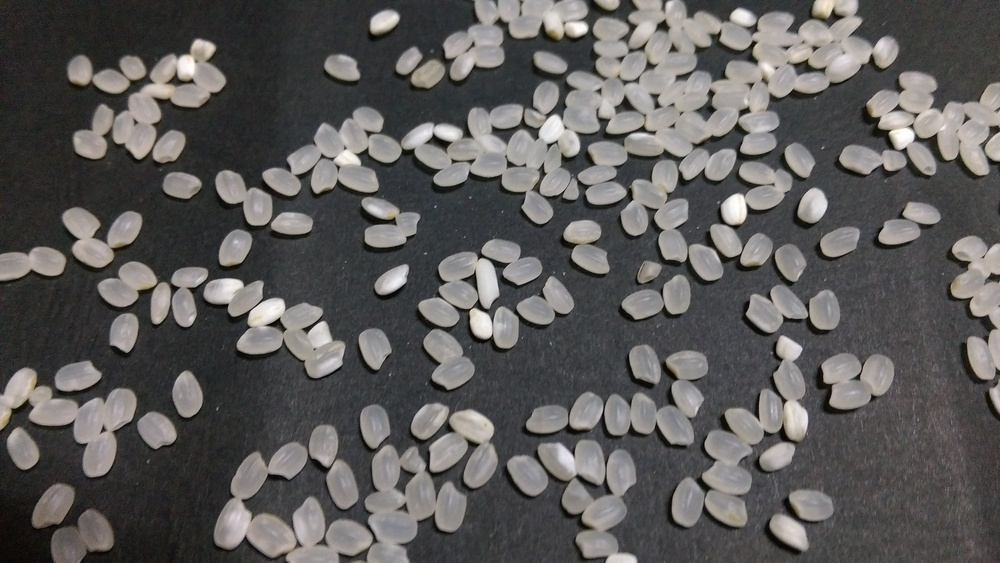
#> input picture rice_data/IMAG1565[275].jpg, 1000 x 563 px, shrunk from 4208 x 2368 before the run
$ python watershed-main.py   (Python 2 division)   (older library calls are emulated)
#> lines starting #> are read from the running program, lines starting #| are printed output that depends on the picture; after the words box and inside, x2 and y2 are one past the last pixel; in counts of white or black regions, pixels touching at a corner belong together
#http://www.pyimagesearch.com/2015/11/02/watershed-opencv/
from skimage.feature import peak_local_max
from skimage.morphology import watershed
from scipy import ndimage
from matplotlib import pyplot as plt
import numpy as np
import argparse
import cv2
import os,sys
import time

# construct the argument parse and parse the arguments
#ap = argparse.ArgumentParser()
#ap.add_argument("-i", "--image", required=True,
        #help="path to input image")
#args = vars(ap.parse_args())

# load the image and perform pyramid mean shift filtering
# to aid the thresholding step

input_path = os.getcwd() + "/rice_data/"
#input_path = os.getcwd() + "/"
output_path = os.getcwd() + "/Output/watershed-part/"
#output_path = os.getcwd() + "/"
#method
TF_show = True
TF_write = False
TF_global_equalization = False
TF_median_filter = False
TF_remove_counted = False
TF_ignore_background = True
TF_find_average_r = True
TF_count_edge = False

only_show = ('False' , 'IMAG1565[275].jpg')[1]

#parameter
n_part = 4
circle_color = (0, 255, 0)
GREEN = (0,255,0)
BLUE = (255,0,0)
RED = (0,0,255)
WHITE = (255,255,255)
BLACK = (0,0,0)
median_f = 25

switch_color = [(255,0,0),(0,255,0),(0,0,255),(255,255,0),(0,255,255),(255,0,255),(255,125,125),(125,255,125),(125,125,255),(255,255,125),(125,255,255),(255,125,255),(125,0,125),(0,125,125),(125,125,0)]


PyrMeanShift_time = 0
Color2gray_time = 0
Localmaxmin_time = 0
Threshold_time = 0
Mix_time = 0
Draw_circle_time = 0


for i,fileName in enumerate(os.listdir(input_path)):

    dele = []
    circle = []
    circle_r = (0,0)
    rice_number = 0

    if(only_show!='False'):
	if i > 0:
	    break
	fileName = only_show

    if(fileName[-3:]!='jpg' and fileName[-3:]!='JPG' and fileName[-3:]!='jpeg'):
	print "Wrong format file: "+fileName
	continue

    start_time = time.time()
    r_list_local = []
    r_list = []
    position_list = []
    edge_number = []

    print fileName

    #image_ori = cv2.resize(cv2.imread(input_path+fileName), (0,0), fx=0.3, fy=0.3)

    image_ori = cv2.imread(input_path+fileName)
#> image_ori is the input picture: shape (563, 1000, 3); mean B, G, R 90.2, 91.3, 93.1
    image_color_part = image_ori.copy()

    if(TF_global_equalization):
	image_ori = global_equalization(image_ori)


    t2_img = image_ori.copy()

    tmp_img = image_ori.copy()

    if(TF_median_filter):
	tmp_img = cv2.medianBlur(tmp_img,median_f)

    image_gray = cv2.cvtColor(image_ori, cv2.COLOR_BGR2GRAY)


    #find max and min value of gray image
    max_value = np.amax(image_gray)
#> max_value = 255
    min_value = np.amin(image_gray)
#> min_value = 0

    height_ori,width_ori,channel_ori = image_ori.shape
#> height_ori = 563; width_ori = 1000; channel_ori = 3

    #contour_image = np.zeros((height_ori,width_ori), np.uint8)

    shifted = np.zeros((height_ori,width_ori,3), np.uint8)
    thresh = np.zeros((height_ori,width_ori), np.uint8)
    #print type(gray),type(gray[1*(height_ori/n_part) : (1+1)*(height_ori/n_part) ,  1*(width_ori/n_part) : (1+1)*(width_ori/n_part)])
    #sys.exit(0)

    #sys.exit(0)

    windowSize_v = int(height_ori/n_part)
#> windowSize_v = 140
    windowSize_h = int(width_ori/n_part)
#> windowSize_h = 250
    print 'window size : %d * %d' % (windowSize_v,windowSize_h)
#| window size : 140 * 250

    N = 0
    co = 0
    for part_v in range(n_part*2):
	part_v = part_v/2 + part_v%2*0.5
	if(part_v > n_part-1):
	    break
	for part_h in range(n_part*2):
	    part_h = part_h/2 + part_h%2*0.5
	    if(part_h > n_part-1):
		break

	    #print 'row : %.1f    column : %.1f' % (part_v,part_h)

    #for pv in range(0,height_ori*(n_part-1)/n_part,148):
	#for ph in range(0,width_ori*(n_part-1)/n_part,263):

	    shift_v = int(part_v*windowSize_v)
	    shift_h = int(part_h*windowSize_h)


	    image = tmp_img[shift_v : shift_v + windowSize_v ,  shift_h : shift_h + windowSize_h]
	    #image = tmp_img[ pv : pv+height_ori/n_part , ph : ph+width_ori/n_part ]

	    height,width,channel = image.shape

	    shifted[ shift_v : shift_v + windowSize_v ,  shift_h : shift_h + windowSize_h ] = cv2.pyrMeanShiftFiltering(image, 21, 51)
	    #shifted[ pv : pv+height_ori/n_part , ph : ph+width_ori/n_part ] = cv2.pyrMeanShiftFiltering(image, 21, 51)


	    # convert the mean shift image to grayscale, then apply
	    # Otsu's thresholding

	    gray = cv2.cvtColor(shifted[ shift_v : shift_v + windowSize_v ,  shift_h : shift_h + windowSize_h ], cv2.COLOR_BGR2GRAY)
	    #gray = cv2.cvtColor(shifted[ pv : pv+height_ori/n_part , ph : ph+width_ori/n_part ], cv2.COLOR_BGR2GRAY)


	    local_max = np.amax(gray)
	    local_min = np.amin(gray)

	    if(TF_ignore_background):
		if((local_max - local_min) < (max_value - min_value)/2):
		    #cv2.putText(image_ori, "[Background]", (int(part_h*(width_ori/n_part)+15), int(part_v*(height_ori/n_part) + (height_ori/n_part)/2)) ,cv2.FONT_HERSHEY_SIMPLEX, 1.9, (255, 0, 255), 3)
		    #cv2.putText(image_ori, str(local_max - local_min) +' @@ ' +str(max_value - min_value), (int(part_h*(width_ori/n_part)+15), int(part_v*(height_ori/n_part) + (height_ori/n_part)/2)) ,cv2.FONT_HERSHEY_SIMPLEX, 1.9, (255, 0, 255), 3)
		    continue
		#else:
		    #cv2.putText(image_ori, str(local_max - local_min) +' - ' +str(max_value - min_value), (int(part_h*(width_ori/n_part)+15), int(part_v*(height_ori/n_part) + (height_ori/n_part)/2)) ,cv2.FONT_HERSHEY_SIMPLEX, 1.9, (255, 0, 255), 3)


	    #thresh = cv2.threshold(gray, 0, 255, cv2.THRESH_BINARY | cv2.THRESH_OTSU)[1]

	    thresh[ shift_v : shift_v + windowSize_v ,  shift_h : shift_h + windowSize_h ] = cv2.threshold( gray, 0, 255, cv2.THRESH_BINARY | cv2.THRESH_OTSU )[1]
	    #thresh[pv : pv+height_ori/n_part , ph : ph+width_ori/n_part] = cv2.threshold(gray, 0, 255,
	            #cv2.THRESH_BINARY | cv2.THRESH_OTSU)[1]


	    #tmp = thresh.copy()
	    tmp = thresh[ shift_v : shift_v + windowSize_v ,  shift_h : shift_h + windowSize_h ].copy()
	    #tmp = thresh[pv : pv+height_ori/n_part , ph : ph+width_ori/n_part].copy()

	    # compute the exact Euclidean distance from every binary
	    # pixel to the nearest zero pixel, then find peaks in this
	    # distance map

	    D = ndimage.distance_transform_edt(tmp)
	    localMax = peak_local_max(D, indices=False, min_distance=20,labels=tmp)

	    # perform a connected component analysis on the local peaks,
	    # using 8-connectivity, then appy the Watershed algorithm
	    markers = ndimage.label(localMax, structure=np.ones((3, 3)))[0]
	    labels = watershed(-D, markers, mask=tmp)
	    #print("[INFO] {} unique segments found".format(rice_number))


	    # loop over the unique labels returned by the Watershed
	    # algorithm

	    top = shift_v
	    bottom = shift_v + windowSize_v
	    left = shift_h
	    right = shift_h + windowSize_h

	    #draw_circle_time = time.time()
	    for label in np.unique(labels):


		    t_img = t2_img.copy()
		    # if the label is zero, we are examining the 'background'
		    # so simply ignore it
		    if label == 0:
			    continue

		    # otherwise, allocate memory for the label region and draw
		    # it on the mask
		    mask = np.zeros(gray.shape, dtype="uint8")
		    mask[labels == label] = 255
		    #print mask
		    #cv2.imshow('mask', mask)
		    #cv2.waitKey(0)

		    # detect contours in the mask and grab the largest one
		    cnts = cv2.findContours(mask.copy(), cv2.RETR_EXTERNAL, cv2.CHAIN_APPROX_SIMPLE)[-2]
		    #print cnts[0][0][0][0],cnts[0][0][0][1]
		    #cv2.imshow('Binary:'+str(N), cv2.resize(thresh, (0,0), fx=0.3, fy=0.3))
		    #cv2.waitKey(0)

		    c = max(cnts, key=cv2.contourArea)


		    # draw a circle enclosing the object
		    ((x, y), r) = cv2.minEnclosingCircle(c)
		    x = int(x)
		    y = int(y)
		    r = int(r)


		    circle_color = (0, 255, 0)
		    over_cover = 0
		    # [18 lines of commented-out code are left out]
		    if( r > 10 and not ( ((x+shift_h-r)<left and left!=0) or ((x+shift_h+r)>right and right!=width_ori) or ((y+shift_v-r)<top and top!=0) or ((y+shift_v+r)>bottom and bottom!=height_ori) ) ):
		    #if( r > 10 ):

			if(TF_count_edge):
			    peri = cv2.arcLength(c, True)
			    approx = cv2.approxPolyDP(c, 0.02 * peri, True)

			if(True and not TF_find_average_r):
			    if(r_list == []):
				if(TF_count_edge):
				    edge_number.append(len(approx))
				r_list.append((x+shift_h,y+shift_v,r))
			    else:
				for other_r in  r_list:
				    if( pow(other_r[0]-int(x+shift_h),2) + pow(other_r[1]-int(y+shift_v),2) < pow(min(other_r[2],r),2) ):
				    #if(other_r[0] == int(x+shift_h) and other_r[1] == int(y+shift_v)):
					over_cover = 1
					break
				if(not over_cover):
				    if(TF_count_edge):
					edge_number.append(len(approx))
				    r_list.append((x+shift_h,y+shift_v,r))

			    if(over_cover):
				continue
			#print x,y,r,int((part_h+1)*(width_ori/n_part)),int((part_v+1)*(height_ori/n_part)),thresh[int(y+part_v*(height_ori/n_part)),int(x+part_h*(width_ori/n_part))]
			#print int(y+part_v*(height_ori/n_part))-int(r),int(y+part_v*(height_ori/n_part))+int(r),int(x+part_h*(width_ori/n_part))-int(r) , int(x+part_h*(width_ori/n_part))+int(r)

			if( position_list.count( (x+shift_h,y+shift_v) ) == 0 ):
			    position_list.append( (x+shift_h,y+shift_v) )
			    r_list_local.append( [ r , (x+shift_h,y+shift_v) , cnts , (shift_v , shift_v + windowSize_v ,  shift_h , shift_h + windowSize_h),GREEN,switch_color[co%15] ] )
			    co+=1

			#circle.append( ( r , (x+shift_h, y+shift_v) , cnts , (shift_v , shift_v + windowSize_v ,  shift_h , shift_h + windowSize_h) ) )
			#circle_r = (circle_r[0]+int(r),circle_r[1]+1)
			#print circle_r


			if(TF_count_edge):
			    if(len(approx)>8):
				cv2.circle(image_ori, (x+shift_h, y+shift_v), r, RED, 2)
			    else:
				cv2.circle(image_ori, (x+shift_h, y+shift_v), r, GREEN, 2)
			else:
			    if(not TF_find_average_r):
				cv2.circle(image_ori, (x+shift_h, y+shift_v), r, GREEN, 2)

			#cv2.imshow('Ori:'+str(N), cv2.resize(image_ori, (0,0), fx=0.3, fy=0.3))
			#cv2.imshow('Bin:'+str(N), cv2.resize(thresh, (0,0), fx=0.3, fy=0.3))
			#cv2.waitKey(0)


			if(TF_remove_counted):
			    mask_x, mask_y = np.where(mask!=0)
			    pts = zip(mask_x, mask_y)
			    dele.append((pts,shift_v,shift_h))
			    for d in dele:
				for xy in d[0]:
				    thresh[xy[0]+d[1],xy[1]+d[2]] = 0
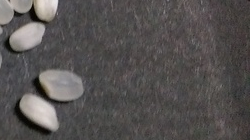
#> image: shape (140, 250, 3); mean B, G, R 81.1, 81.9, 85.4
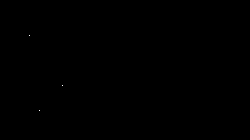
#> localMax: shape (140, 250) bool; 0.01% white in thin lines or dots, all inside (x1, y1, x2, y2) = (29, 35, 63, 111)
#> mask: shape (140, 250); 2.5% white; 1 white region, box (x1, y1, x2, y2) and area: (20, 94, 59, 131) 867
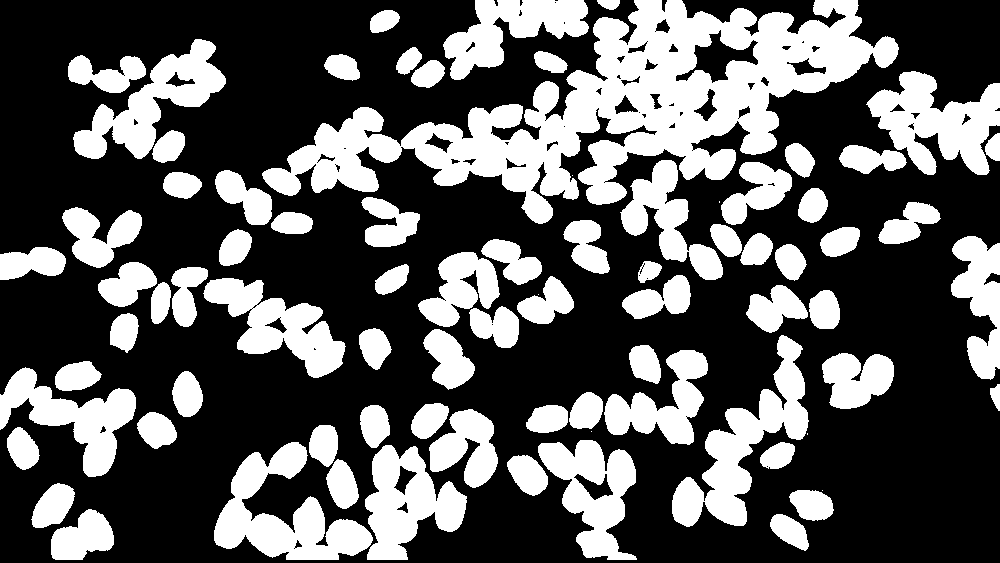
#> thresh: shape (563, 1000); 35% white; 80 white regions (6 under 20 px), largest, box (x1, y1, x2, y2) and area: (262, 0, 899, 224) 49654, (672, 335, 809, 527) 8608, (214, 442, 373, 560) 8211
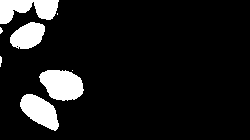
#> tmp: shape (140, 250); 10.1% white; 8 white regions (4 under 20 px), largest, box (x1, y1, x2, y2) and area: (39, 70, 84, 101) 1039, (0, 0, 59, 24) 917, (20, 94, 59, 131) 867, (10, 22, 45, 49) 680
#> after the loop, co = 175; dele = []; edge_number = []; part_h = 3.5; position_list = 175 pairs, first value 16 to 989, second value 5 to 535; r_list = []; r_list_local = 175 items

			# [13 lines of commented-out code are left out]

    if(TF_count_edge):
	edge_number.sort()
	edge_list = []
	n=0
	t_e=edge_number[0]
	for e in edge_number:
	    if(e==t_e):
		n+=1
	    else:
		edge_list.append((t_e,n))
		n=1
		t_e = e
	edge_list = sorted(edge_list,reverse=True,key=lambda x:x[1])
	print edge_list


 #[ r , (x+shift_h,y+shift_v) , cnts , (shift_v , shift_v + windowSize_v ,  shift_h , shift_h + windowSize_h),GREEN ]

    if(TF_find_average_r):
	# [7 lines of commented-out code are left out]

	r_list_local.sort(reverse=True)

	median_index = (len(r_list_local)+1)/2
#> median_index = 88
	mean_r = r_list_local[median_index][0]
#> mean_r = 21
	cover_list = []
	print 'mean_r : ' + str(mean_r)
#| mean_r : 21

	start_draw = False
	co=1
	for each_circle in r_list_local:
	    if( not start_draw and each_circle[0] < 1.2*mean_r ):
		start_draw = True
		print 'start_draw = True'
	    if( not start_draw):
		cv2.circle(image_ori, each_circle[1], each_circle[0],  BLUE, 2)
		blank_image = np.zeros((windowSize_v,windowSize_h,3), np.uint8)
		blank_image[:,:] = BLACK
		cv2.drawContours(blank_image,each_circle[2],0, WHITE ,-1)
		#print type(blank_image),type(image_ori)
		#cv2.imshow('blank_image', blank_image)
		#cv2.waitKey(0)
		tmp_gray = cv2.cvtColor(blank_image, cv2.COLOR_BGR2GRAY)
		tmp_thresh = cv2.threshold(tmp_gray, 0, 255,cv2.THRESH_BINARY | cv2.THRESH_OTSU)[1]
		#cv2.imshow('thre_image', tmp_thresh)
		#cv2.imshow('gray_image', tmp_gray)
		#cv2.waitKey(0)
		tmp_D = ndimage.distance_transform_edt(tmp_thresh)
		tmp_localMax = peak_local_max(tmp_D, indices=False, min_distance=20,labels=tmp_thresh)
		tmp_markers = ndimage.label(tmp_localMax, structure=np.ones((3, 3)))[0]
		tmp_labels = watershed(-tmp_D, tmp_markers, mask=tmp_thresh)
		del tmp_D,tmp_localMax,tmp_markers
		#print 'big circle'
		for tmp_label in np.unique(tmp_labels):
		    tmp_mask = np.zeros(tmp_gray.shape, dtype="uint8")
		    tmp_mask[tmp_labels == tmp_label] = 255
		    tmp_cnts = cv2.findContours(tmp_mask.copy(), cv2.RETR_EXTERNAL, cv2.CHAIN_APPROX_SIMPLE)[-2]
		    tmp_c = max(tmp_cnts, key=cv2.contourArea)
		    ((tmp_x, tmp_y), tmp_r) = cv2.minEnclosingCircle(tmp_c)
		    tmp_x = int(tmp_x)
		    tmp_y = int(tmp_y)
		    tmp_r = int(tmp_r)
		    if(tmp_r>each_circle[0]):
			#print 'tmp_r:'+str(tmp_r)
			continue
		    r_list_local.append( [ tmp_r , (tmp_x+each_circle[3][2],tmp_y+each_circle[3][0]) , tmp_cnts ,( each_circle[3][0] , each_circle[3][1] , each_circle[3][2] , each_circle[3][3] ),RED,switch_color[co%15] ] )
		    co+=1
		    r_list_local[median_index+1:] = sorted(r_list_local[median_index+1:],reverse=True,key=lambda x: x[0])
		    # [4 lines of commented-out code are left out]
	    else:
		if( cover_list == []):
		    cover_list.append( (each_circle[0] , each_circle[1] ) )
		    cv2.circle( image_ori , each_circle[1] , each_circle[0] , each_circle[4], 2 )
		    cv2.drawContours(image_color_part[ each_circle[3][0] : each_circle[3][1] , each_circle[3][2] : each_circle[3][3] ],each_circle[2],0,each_circle[5],-1)
		    rice_number += 1
		    #cv2.imshow('Watershed-part:'+str(N), cv2.resize(image_ori[each_circle[3][0] : each_circle[3][1] , each_circle[3][2] : each_circle[3][3]], (0,0), fx=0.3, fy=0.3))
		    #cv2.imshow('Watershed:'+str(N), cv2.resize(image_ori, (0,0), fx=0.3, fy=0.3))
		    #cv2.waitKey(0)
		else:
		    over_cover = 0
		    if(each_circle[0]<0.5*mean_r):
			continue
		    for c in cover_list:
			if( pow(each_circle[1][0]-c[1][0],2)+pow(each_circle[1][1]-c[1][1], 2) < pow(min(each_circle[0],c[0]),2) ):
			    over_cover = 1
			    break
		    if(not over_cover):
			cover_list.append((each_circle[0],each_circle[1]))
			cv2.circle(image_ori,  each_circle[1], each_circle[0], each_circle[4], 2)
			cv2.drawContours(image_color_part[ each_circle[3][0] : each_circle[3][1] , each_circle[3][2] : each_circle[3][3] ],each_circle[2],0,each_circle[5],-1)
			rice_number += 1
#> this loop made 226 passes
#> start_draw on pass 47: True
#| start_draw = True
#> pass 1, `tmp_D = ndimage.distance_transform_edt(tmp_thresh)`:
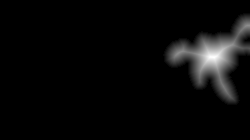
#> tmp_D: shape (140, 250) float64; min 0, max 23.35, mean 0.9; drawn with min black and max white
#> after the loop: blank_image: shape (140, 250, 3); 3.4% white; 1 white region, box (x1, y1, x2, y2) and area: (83, 79, 129, 122) 1193
#> after the loop:
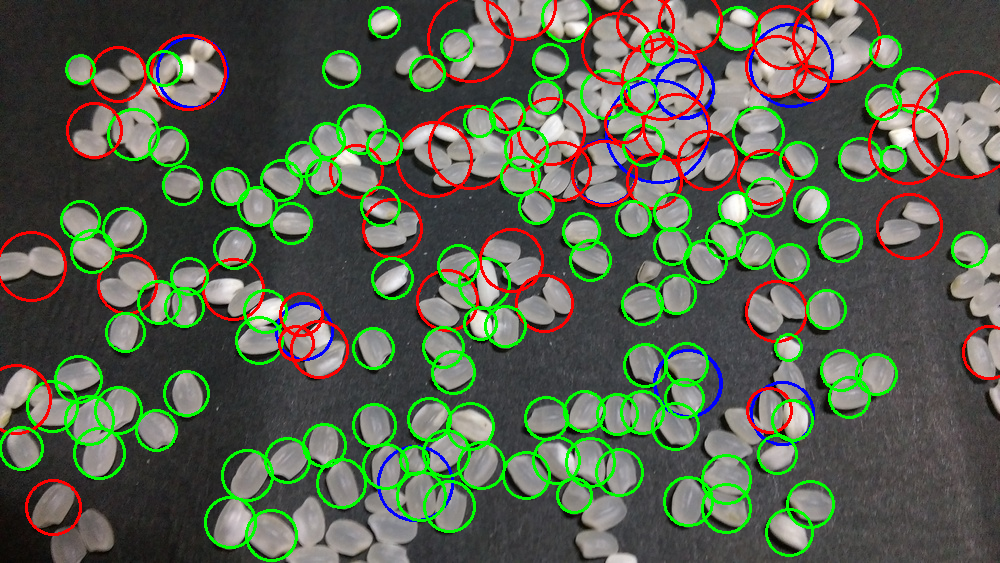
#> image_ori: shape (563, 1000, 3); mean B, G, R 81, 99.8, 91
#> after the loop, co = 52; cover_list = 163 items; r_list_local = 226 items; rice_number = 163; start_draw = True
			# [63 lines of commented-out code are left out]


    elapsed_time = time.time() - start_time

    # [8 lines of commented-out code are left out]
    print 'rice number:'+ str(rice_number)
#| rice number:163
    print 'Totle elapsed_time: {} s'.format(elapsed_time)

    if(TF_show):
	cv2.imshow('Wstershed:'+str(rice_number), cv2.resize(image_ori, (0,0), fx=0.3, fy=0.3))
	cv2.imshow('Binary:'+str(rice_number), cv2.resize(thresh, (0,0), fx=0.3, fy=0.3))
	cv2.imshow('Color_part:'+str(rice_number), cv2.resize(image_color_part, (0,0), fx=0.3, fy=0.3))
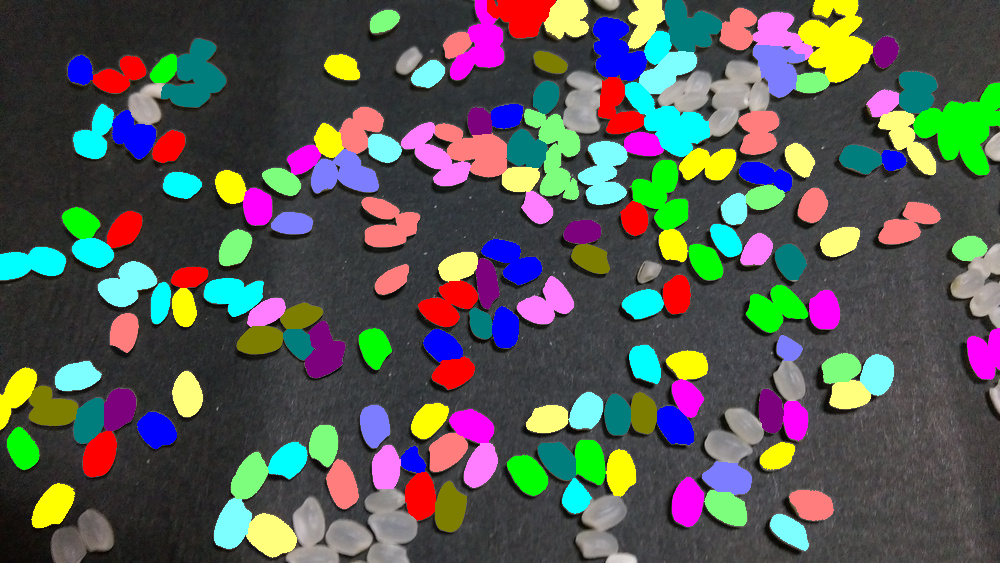
#> image_color_part: shape (563, 1000, 3); mean B, G, R 85.2, 89.9, 86.7

	#cv2.imshow('Wstershed:'+str(rice_number), image_ori)
	#cv2.imshow('Binary:'+str(rice_number), thresh)
	cv2.waitKey(0)

    if(TF_write):
	cv2.imwrite(output_path+fileName[:-4]+'-['+ str(rice_number) +']-sliWin-'+str(n_part)+'-part.jpg',image_ori)
	cv2.imwrite(output_path+fileName[:-4]+'-['+ str(rice_number) +']-binary-'+str(n_part)+'-part.jpg',thresh)
	cv2.imwrite(output_path+fileName[:-4]+'-['+ str(rice_number) +']-Color_part-'+str(n_part)+'-part.jpg',image_color_part)

    print fileName+" finished!" +' ['+ str(rice_number) +']\n--------------------------------\n'
#| IMAG1565[275].jpg finished! [163]
#| --------------------------------
    del image_gray,image_ori,t2_img,tmp,tmp_img,gray,shifted,dele

print "All finished!!"


# [97 lines left out: functions global_equalization, remove_max_backgroung, not called in this run]
